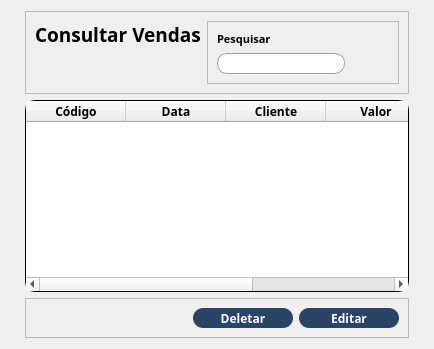
     <widget class="QWidget" name="consulta">
      <layout class="QVBoxLayout" name="verticalLayout">
       <property name="leftMargin">
        <number>25</number>
       </property>
       <property name="rightMargin">
        <number>25</number>
       </property>
       <item>
        <widget class="QFrame" name="frame">
         <property name="sizePolicy">
          <sizepolicy hsizetype="Preferred" vsizetype="Expanding">
           <horstretch>0</horstretch>
           <verstretch>0</verstretch>
          </sizepolicy>
         </property>
         <property name="maximumSize">
          <size>
           <width>16777215</width>
           <height>100</height>
          </size>
         </property>
         <property name="frameShape">
          <enum>QFrame::StyledPanel</enum>
         </property>
         <property name="frameShadow">
          <enum>QFrame::Raised</enum>
         </property>
         <layout class="QGridLayout" name="gridLayout_2">
          <item row="0" column="0">
           <widget class="QLabel" name="label">
            <property name="sizePolicy">
             <sizepolicy hsizetype="Expanding" vsizetype="Preferred">
              <horstretch>0</horstretch>
              <verstretch>0</verstretch>
             </sizepolicy>
            </property>
            <property name="maximumSize">
             <size>
              <width>300</width>
              <height>16777215</height>
             </size>
            </property>
            <property name="font">
             <font>
              <family>Raleway</family>
              <pointsize>14</pointsize>
              <weight>75</weight>
              <bold>true</bold>
             </font>
            </property>
            <property name="text">
             <string>Consultar Vendas</string>
            </property>
            <property name="alignment">
             <set>Qt::AlignLeading|Qt::AlignLeft|Qt::AlignTop</set>
            </property>
           </widget>
          </item>
          <item row="0" column="1">
           <widget class="QFrame" name="frame_3">
            <property name="frameShape">
             <enum>QFrame::StyledPanel</enum>
            </property>
            <property name="frameShadow">
             <enum>QFrame::Raised</enum>
            </property>
            <layout class="QGridLayout" name="gridLayout_3">
             <item row="1" column="0">
              <widget class="QLineEdit" name="input_pesquisa">
               <property name="sizePolicy">
                <sizepolicy hsizetype="Expanding" vsizetype="Expanding">
                 <horstretch>0</horstretch>
                 <verstretch>0</verstretch>
                </sizepolicy>
               </property>
               <property name="maximumSize">
                <size>
                 <width>16777215</width>
                 <height>30</height>
                </size>
               </property>
               <property name="font">
                <font>
                 <family>Raleway</family>
                </font>
               </property>
               <property name="styleSheet">
                <string notr="true">QLineEdit {
	background-color:white;
	border-radius: 10px;
	border: 1px solid rgb(158, 162, 166);
	padding-left: 20px;
}</string>
               </property>
              </widget>
             </item>
             <item row="0" column="0">
              <widget class="QLabel" name="label_2">
               <property name="font">
                <font>
                 <family>Raleway</family>
                 <pointsize>8</pointsize>
                 <weight>75</weight>
                 <bold>true</bold>
                </font>
               </property>
               <property name="text">
                <string>Pesquisar</string>
               </property>
              </widget>
             </item>
             <item row="1" column="1">
              <widget class="QPushButton" name="btn_busca">
               <property name="maximumSize">
                <size>
                 <width>40</width>
                 <height>40</height>
                </size>
               </property>
               <property name="styleSheet">
                <string notr="true">QPushButton{
	border: none;
	padding: 3px;
	image: url(:/icons/lupa.png);
}

QPushButton:hover{
	padding: 1px;
}

QPushButton:pressed{
	padding: 2px;;
}</string>
               </property>
               <property name="text">
                <string/>
               </property>
              </widget>
             </item>
            </layout>
           </widget>
          </item>
         </layout>
        </widget>
       </item>
       <item>
        <widget class="QTableWidget" name="table_vendas">
         <property name="font">
          <font>
           <family>Raleway</family>
           <weight>75</weight>
           <bold>true</bold>
          </font>
         </property>
         <property name="styleSheet">
          <string notr="true">QTableWidget{
	background-color: rgb(255, 255, 255);
	border-radius: 10px;
	border: 1px solid black;
}</string>
         </property>
         <attribute name="horizontalHeaderStretchLastSection">
          <bool>true</bool>
         </attribute>
         <column>
          <property name="text">
           <string>Código</string>
          </property>
         </column>
         <column>
          <property name="text">
           <string>Data</string>
          </property>
         </column>
         <column>
          <property name="text">
           <string>Cliente</string>
          </property>
         </column>
         <column>
          <property name="text">
           <string>Valor</string>
          </property>
         </column>
         <column>
          <property name="text">
           <string>Qnt. Produtos</string>
          </property>
         </column>
        </widget>
       </item>
       <item>
        <widget class="QFrame" name="frame_4">
         <property name="sizePolicy">
          <sizepolicy hsizetype="Preferred" vsizetype="Expanding">
           <horstretch>0</horstretch>
           <verstretch>0</verstretch>
          </sizepolicy>
         </property>
         <property name="maximumSize">
          <size>
           <width>16777215</width>
           <height>60</height>
          </size>
         </property>
         <property name="styleSheet">
          <string notr="true">
QPushButton {
	border-radius: 10px;
	border: none;
	background-color: rgb(42, 68, 103);
	color: white;
}

QPushButton:hover{
	background-color: rgb(67, 110, 165);
}

QPushButton:pressed{
	background-color: rgb(51, 83, 126);
}</string>
         </property>
         <property name="frameShape">
          <enum>QFrame::StyledPanel</enum>
         </property>
         <property name="frameShadow">
          <enum>QFrame::Raised</enum>
         </property>
         <layout class="QHBoxLayout" name="horizontalLayout_2">
          <item>
           <spacer name="horizontalSpacer_2">
            <property name="orientation">
             <enum>Qt::Horizontal</enum>
            </property>
            <property name="sizeHint" stdset="0">
             <size>
              <width>40</width>
              <height>20</height>
             </size>
            </property>
           </spacer>
          </item>
          <item>
           <widget class="QPushButton" name="btn_deletar">
            <property name="sizePolicy">
             <sizepolicy hsizetype="Expanding" vsizetype="Fixed">
              <horstretch>0</horstretch>
              <verstretch>0</verstretch>
             </sizepolicy>
            </property>
            <property name="maximumSize">
             <size>
              <width>100</width>
              <height>35</height>
             </size>
            </property>
            <property name="font">
             <font>
              <family>Raleway</family>
              <pointsize>9</pointsize>
              <weight>75</weight>
              <bold>true</bold>
             </font>
            </property>
            <property name="styleSheet">
             <string notr="true"/>
            </property>
            <property name="text">
             <string>Deletar</string>
            </property>
           </widget>
          </item>
          <item>
           <widget class="QPushButton" name="btn_editar">
            <property name="sizePolicy">
             <sizepolicy hsizetype="Expanding" vsizetype="Fixed">
              <horstretch>0</horstretch>
              <verstretch>0</verstretch>
             </sizepolicy>
            </property>
            <property name="maximumSize">
             <size>
              <width>100</width>
              <height>35</height>
             </size>
            </property>
            <property name="font">
             <font>
              <family>Raleway</family>
              <pointsize>9</pointsize>
              <weight>75</weight>
              <bold>true</bold>
             </font>
            </property>
            <property name="styleSheet">
             <string notr="true"/>
            </property>
            <property name="text">
             <string>Editar</string>
            </property>
           </widget>
          </item>
         </layout>
        </widget>
       </item>
      </layout>
     </widget>
